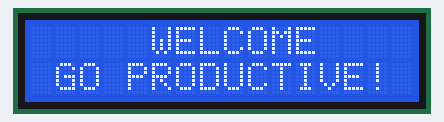
Bench run of a sketch on a simulated Arduino MKR. Parts: 16×2 character LCD. WiFi joins after 1.5 s; servers stay silent unless stated; uploads are accepted with an empty reply; what the sketch prints to the serial monitor is not drawn.

Above: at 7.9 s.
At 22.9 s:
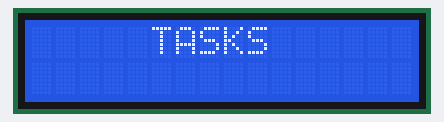
At 37.9 s:
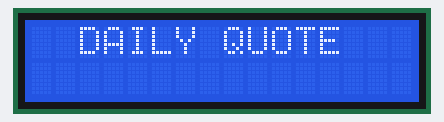
At 66.0 s:
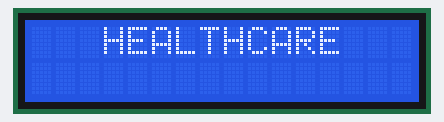
At 97.0 s:
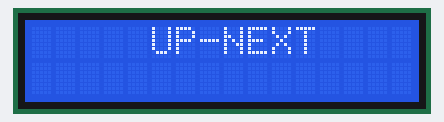
At 125.0 s:
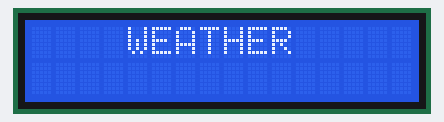

Measured:
- what the display in image 0 shows lasts 15.0 s, from 7.9 s to 22.9 s
- what the display in image 1 shows lasts 5.0 s, from 22.9 s to 27.9 s
- what the display in image 3 shows lasts 3.0 s, from 65.9 s to 68.9 s

The sketch:

Web_Interface.ino
```cpp
// include the library code:
#include <LiquidCrystal.h>
#include <SPI.h>
#include <WiFiNINA.h>

// initialize the library with the numbers of the interface pins
LiquidCrystal lcd(12, 11, 5, 4, 3, 2);

char ssid[] = "Raashi's iPhone";        // your network SSID (name)
char pass[] = "samrudhi1245";     // your network password (use for WPA, or use as key for WEP)
int keyIndex = 0;              // your network key Index number (needed only for WEP)

int status = WL_IDLE_STATUS;
char server[] = "api.thingspeak.com";
char c;
char d;
char w;
char q;
char h;
String data1;
String data2;
String data3;
String data4;
String data5;


WiFiClient client1;
WiFiClient client2;
WiFiClient client3;
WiFiClient client4;
WiFiClient client5;


void setup(){
Serial.begin(9600);   //Initialize serial and wait for port to open
  // set up the LCD's number of columns and rows:
  lcd.begin(16, 2);
  // check for the WiFi module:
  if (WiFi.status() == WL_NO_MODULE) {
    Serial.println("Communication with WiFi module failed!");
    // don't continue
    while (true);
  }

  // attempt to connect to Wifi network:
  while (status != WL_CONNECTED) {
    Serial.print("Attempting to connect to SSID: ");
    Serial.println(ssid);
    status = WiFi.begin(ssid, pass); // Connect to WPA/WPA2 network.

    // wait 5 seconds for connection:
    delay(5000);
  }
  Serial.println("Connected to wifi");
  printWifiStatus();

  Serial.println("\nStarting connection to server...");
  // if you get a connection, report back via serial:
  if (client1.connect(server, 80)) {
    Serial.println("connected to server for client1");
    // Make a HTTP request:
    client1.println("GET /apps/thinghttp/send_request?api_key=1Y9UGA1W7QCEWWU8");
    client1.println("Host:api.thingspeak.com");
    client1.println("Connection: close");
    client1.println();
  }
  if (client2.connect(server, 80)) {
    Serial.println("connected to server for client2");
    // Make a HTTP request:
    client2.println("GET /apps/thinghttp/send_request?api_key=B3E32VL06QEVXYLO");
    client2.println("Host:api.thingspeak.com");
    client2.println("Connection: close");
    client2.println();
  }
  if (client3.connect(server, 80)) {
    Serial.println("connected to server for client3");
    // Make a HTTP request:
    client3.println("GET /apps/thinghttp/send_request?api_key=S0OQV5QH392LWGPU");
    client3.println("Host:api.thingspeak.com");
    client3.println("Connection: close");
    client3.println();
  }
  if (client4.connect(server, 80)) {
    Serial.println("connected to server for client4");
    // Make a HTTP request:
    client4.println("GET /apps/thinghttp/send_request?api_key=TNFPXU29DZDELW4L");
    client4.println("Host:api.thingspeak.com");
    client4.println("Connection: close");
    client4.println();
  }
  if (client5.connect(server, 80)) {
  Serial.println("connected to server for client5");
  // Make a HTTP request:
  client5.println("GET /apps/thinghttp/send_request?api_key=PL0CN9G26M2IWYBB");
  client5.println("Host:api.thingspeak.com");
  client5.println("Connection: close");
  client5.println();
  }
}


void loop(){
  while (client1.available()) {
      c = client1.read();
      if(c!=' ' && c!='<' && c!='h' && c!='3' && c!='>' && c!='/'){
       data1 += c;
      }
  }
  while (client2.available()) {
    d = client2.read();
    data2 += d;
  }
 while (client3.available()) {
  w = client3.read();
  data3 += w;
}
while (client4.available()) {
  q = client4.read();
  data4 += q;
}
while (client5.available()) {
  h = client5.read();
  data5 += h;
}
  Serial.print(data1);
  Serial.print(data2);
  Serial.print(data3);
  Serial.print(data4);
  Serial.print(data5);
  lcd.setCursor(0, 0);
  // print the title:
  lcd.print("     WELCOME    ");
  lcd.setCursor(0, 1);
  lcd.print(" GO PRODUCTIVE! ");
  delay(15000);
  lcd.clear();
  lcd.setCursor(0, 0);
  lcd.print("     TASKS    ");
  lcd.setCursor(0, 1);
  // print the data:
  lcd.print(data1);
  delay(5000);
  lcd.clear();
  lcd.setCursor(0, 0);
  // print the title:
  lcd.print("     UP-NEXT    ");
  lcd.setCursor(0, 1);
  // print the data:
  lcd.print(data2);
  delay(5000);
  lcd.clear();
  lcd.setCursor(0, 0);
  // print the title:
  lcd.print("    WEATHER    ");
  lcd.setCursor(0, 1);
  // print the data:
  lcd.print(data3);
  delay(5000);
  lcd.clear();
  lcd.setCursor(0, 0);
  // print the title:
  lcd.print("  DAILY QUOTE  ");
  lcd.setCursor(0, 1);
  // print the data:
  lcd.print(data4);
  delay(5000);
  lcd.clear();
  lcd.setCursor(0, 0);
  // print the title:
  lcd.print("   HEALTHCARE   ");
  lcd.setCursor(0, 1);
  // print the data:
  lcd.print(data5);


  if (!client1.connected() && !client2.connected()) {
    Serial.println();
    Serial.println("disconnecting from server and both clients.");
    client1.stop();
    client2.stop();
    while(true){
    Serial.print(data1);
    Serial.print(data2);
    delay(3000);
    lcd.clear();
    lcd.setCursor(0, 0);
    lcd.print("     TASKS    ");
    lcd.setCursor(0, 1);
    // print the data:
    lcd.print(data1);
    delay(5000);
    lcd.clear();
    lcd.setCursor(0, 0);
    // print the title:
    lcd.print("     UP-NEXT    ");
    lcd.setCursor(0, 1);
    // print the data:
    lcd.print(data2);
    delay(5000);
    lcd.clear();
    lcd.setCursor(0, 0);
    // print the title:
    lcd.print("    WEATHER    ");
    lcd.setCursor(0, 1);
    // print the data:
    lcd.print(data3);
    delay(5000);
    lcd.clear();
    lcd.setCursor(0, 0);
    // print the title:
    lcd.print("DAILY QUOTE");
    lcd.setCursor(0, 1);
    // print the data:
    lcd.print(data4);
    delay(5000);
    lcd.clear();
    lcd.setCursor(0, 0);
    // print the title:
    lcd.print("   HEALTHCARE   ");
    lcd.setCursor(0, 1);
    // print the data:
    lcd.print(data5);

    }
  }
}


void printWifiStatus() {
  // print the SSID of the network you're attached to:
  Serial.print("SSID: ");
  Serial.println(WiFi.SSID());

  // print your board's IP address:
  IPAddress ip = WiFi.localIP();
  Serial.print("IP Address: ");
  Serial.println(ip);

  // print the received signal strength:
  long rssi = WiFi.RSSI();
  Serial.print("signal strength (RSSI):");
  Serial.print(rssi);
  Serial.println(" dBm");
}
```
